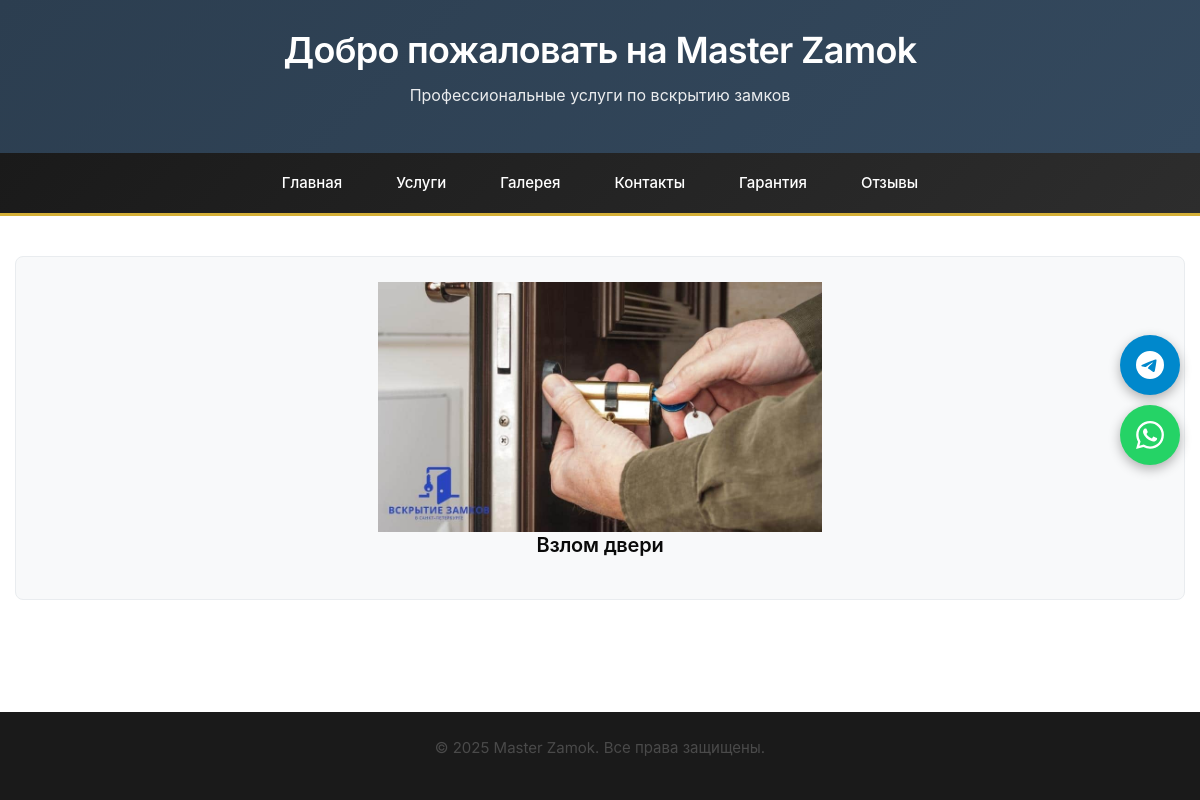
Page /gallery/ on the committed database.
### mainapp/models.py (models this page shows, shortened)
class GalleryImage(models.Model):
    title=models.CharField(max_length=200, blank=True)
    image=models.ImageField(upload_to="gallery/")
    uploaded_at=models.DateTimeField(auto_now_add=True)
    class Meta:
        verbose_name = 'Галерея'
        verbose_name_plural = 'Галерея'

### mainapp/views.py (the view)
# urls.py: path('gallery/', views.gallery, name='gallery'),
def gallery(request):
    gallery_list = GalleryImage.objects.filter()  # Только активные
    context = {
        'gallery': gallery_list,
    }
    return render(request, 'gallery.html', context)

### mainapp/templates/gallery.html (shortened to what this page needs)
{% extends 'base.html' %}
{% block content %}
<div class="row g-4">
    {% for galler in gallery %}
    <div class="col-xl-4 col-lg-6 col-md-6">
        <div class="card service-card h-100 shadow-sm border-0">
            <div class="service-image-wrapper">
                {% if galler.image %}
                <img
                    src="{{ galler.image.url }}"
                    class="service-img"
                    alt="{{ galler.title }}"
                    loading="lazy"
                >
                {% endif %}
            </div>
            <div class="card-body d-flex flex-column p-4">
                <h3 class="card-title fw-bold mb-3">{{ galler.title }}</h3>
        </div>
    </div>
    {% empty %}
    <div class="col-12">
        <div class="alert alert-info">В галерее пока нет фотографий</div>
    </div>
    {% endfor %}
</div>
{% endblock %}

### mainapp/templates/base.html (style rules this page uses)
* { margin: 0; padding: 0; box-sizing: border-box; }
html, body { overflow-x: hidden; width: 100%; max-width: 100%; }
* { word-wrap: break-word; overflow-wrap: break-word; }
img, svg { max-width: 100%; height: auto; }
body { font-family: 'Inter', -apple-system, BlinkMacSystemFont, 'Segoe UI', Roboto, 'Helvetica Neue', Arial, sans-serif; background-color: #ffffff; color: #0a0a0a; line-height: 1.6; font-size: 15px; font-weight: 400; -webkit-font-smoothing: antialiased; -moz-osx-font-smoothing: grayscale; display: flex; flex-direction: column; min-height: 100vh; }
h1, h2, h3, h4, h5, h6 { font-family: 'Inter', -apple-system, BlinkMacSystemFont, 'Segoe UI', Roboto, sans-serif; font-weight: 600; line-height: 1.2; color: #0a0a0a; margin: 0 0 1rem 0; letter-spacing: -0.015em; }
h3 { font-size: 1.5rem; font-weight: 600; letter-spacing: -0.01em; line-height: 1.3; }
.service-card { background: #f8f9fa; border: 1px solid #e9ecef; border-radius: 8px; padding: 25px; text-align: center; transition: transform 0.3s, box-shadow 0.3s; }
.service-card h3 { font-size: 1.25rem; font-weight: 600; margin-bottom: 0.75rem; color: #0a0a0a; line-height: 1.3; letter-spacing: -0.01em; }
.service-image-wrapper { width: 100%; height: 250px; overflow: hidden; display: flex; align-items: center; justify-content: center; background: #f8f9fa; }
.service-img { max-width: 100%; max-height: 100%; width: auto; height: auto; object-fit: contain; }
.container, .container-fluid, .row, .col-xl-4, .col-lg-6, .col-md-6 { max-width: 100%; }
.card { max-width: 100%; }

### rows in the picture
GalleryImage: image (picture), title "Взлом двери"
